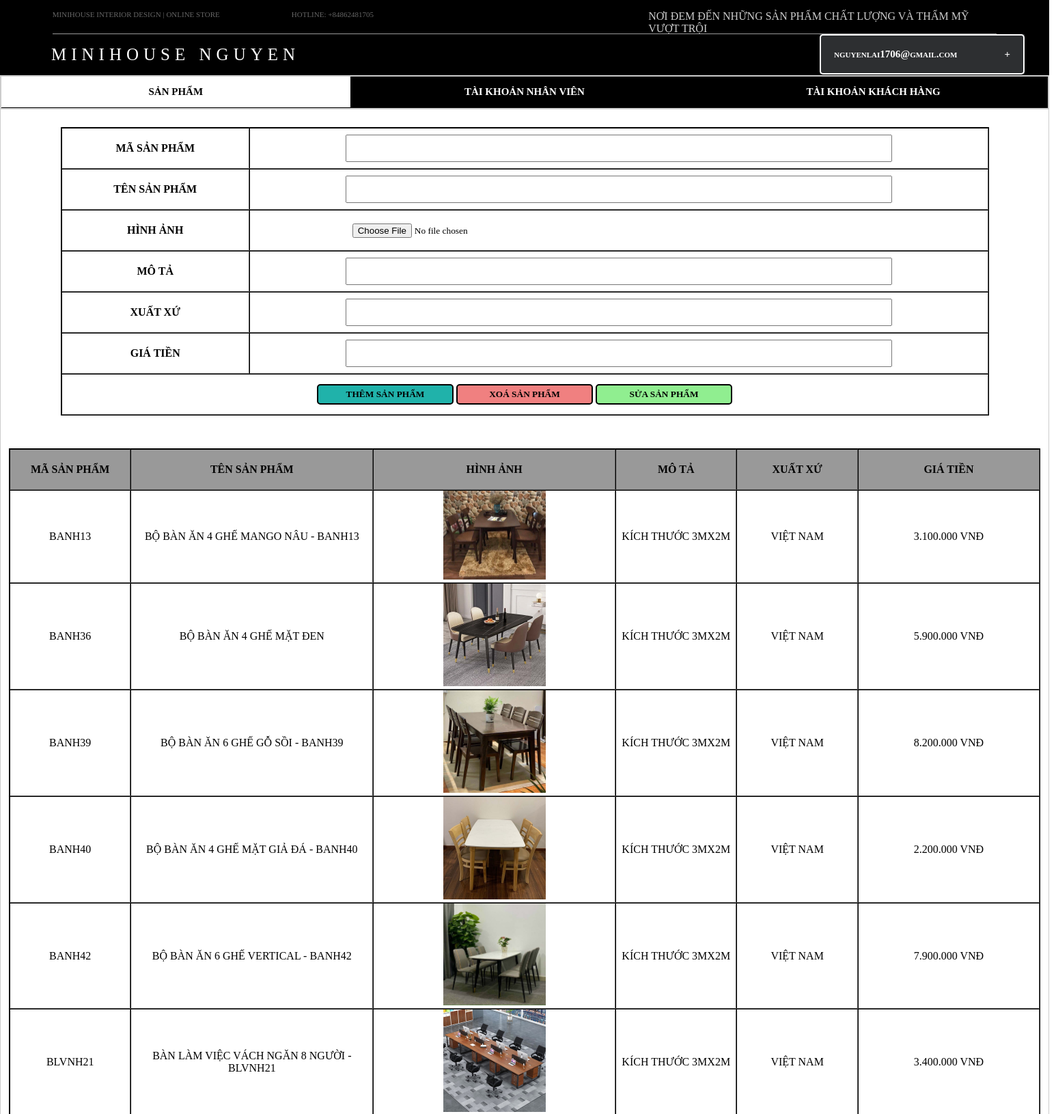
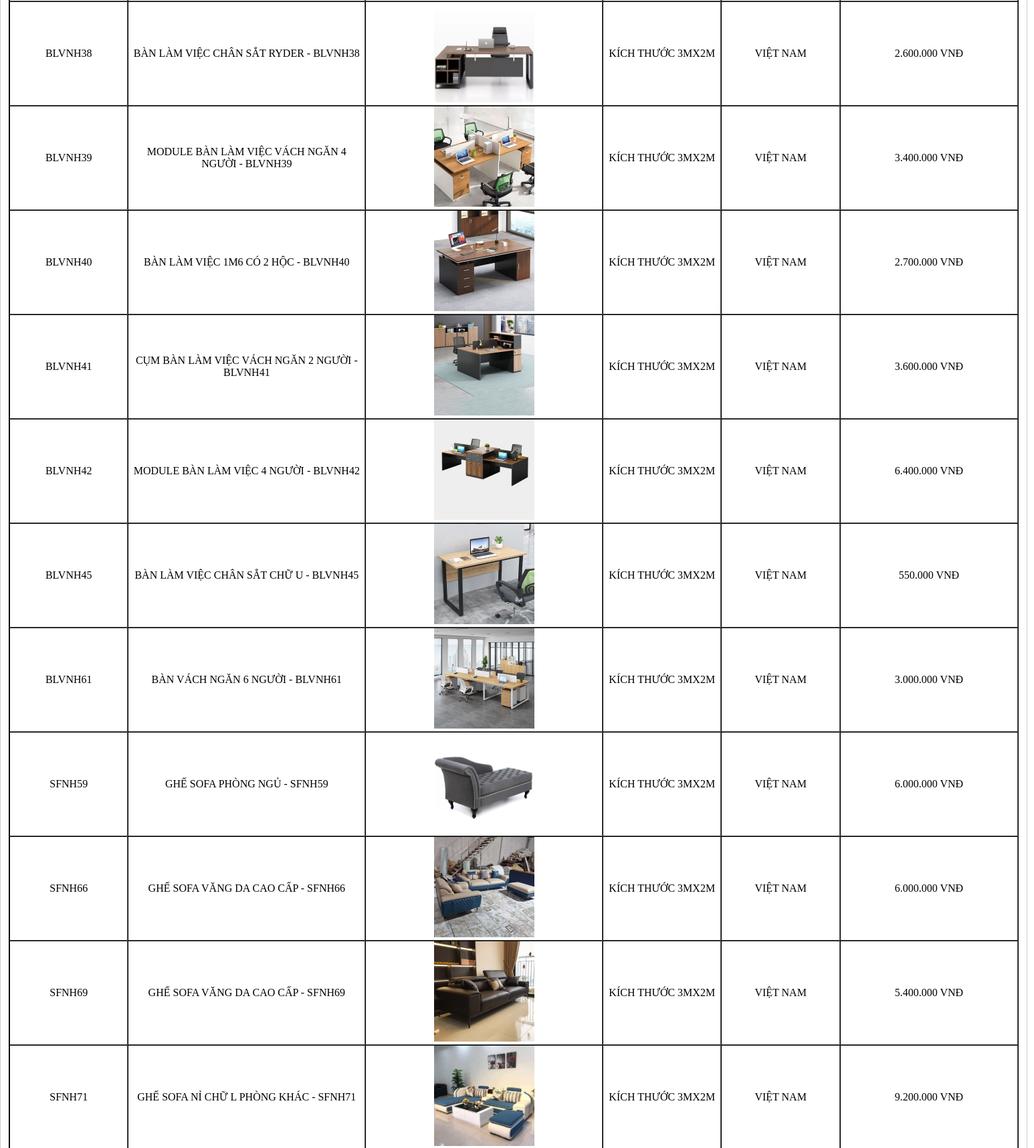
Page /DoAn_CNMoi/Source/admin-page.php (signed in, upper part) on the committed database (2 pictures, top to bottom).
### tables this page shows
CREATE TABLE IF NOT EXISTS `sanpham` (
  `masp` varchar(100) NOT NULL,
  `tensp` varchar(255) NOT NULL,
  `hinhanh` varchar(100) NOT NULL,
  `giatien` float NOT NULL,
  `mota` varchar(255) NOT NULL,
  `xuatxu` varchar(255) NOT NULL,
  `madm_fk` varchar(100) DEFAULT NULL,
  `manv_fk` varchar(100) DEFAULT NULL,
  `makho_fk` varchar(100) DEFAULT NULL,
  PRIMARY KEY (`masp`)
);

### DoAn_CNMoi/controller/clsAdmin.php (the view, shortened to what this page needs)
<?php
    class AdminPage extends myFile{
        function connect() {
            $con = mysqli_connect("localhost", "nguyenhoang", "10897105", "minihouse-website");
            if(!$con) {
                die("Không thể kết nối tới cơ sở dữ liệu");
                exit();
            }
            else {
                mysqli_set_charset($con, "utf8");
                return $con;
            }
        }
        function loadListProduct($sql){
            $link = $this->connect();
            $result = mysqli_query($link,$sql);
            $i = mysqli_num_rows($result);
            if($i>0){
                while($row = mysqli_fetch_array($result)){
                    $masp = $row['masp'];
                    $tensp = $row['tensp'];
                    $hinhanh = $row['hinhanh'];
                    $giatien = $row['giatien'];
                    $mota = $row['mota'];
                    $xuatxu = $row['xuatxu'];
                    echo '<tr>
                            <td>
                                <a class="link-product" href="?masp='.$masp.'">'.$masp.'</a>
                            </td>
                            <td><a class="link-product" href="?masp='.$masp.'">'.$tensp.'</a></td>
                            <td><img src="../img/img_products/'.$hinhanh.'" alt="" width="150px"></td>
                            <td><a class="link-product" href="?masp='.$masp.'">'.$mota.'</a></td>
                            <td><a class="link-product" href="?masp='.$masp.'">'.$xuatxu.'</a></td>
                            <td><a class="link-product" href="?masp='.$masp.'">'.number_format($giatien,0," ",".").' VNĐ</a></td>
                        </tr>';
                }
            }
        }
    }
?>

### DoAn_CNMoi/css/admin-page.css (style rules this page uses)
:root { --background: #000; --color: #fff; --primary-font: Fira sans; }
* { box-sizing: border-box; padding: 0; margin: 0; font-family: Fira sans; }
tr { width: 100%; height: 60px; }
td:nth-child(1), th:nth-child(1) { width: 10%; text-align: center; }
td:nth-child(2), th:nth-child(2) { width: 20%; text-align: center; }
td:nth-child(3), th:nth-child(3) { width: 20%; text-align: center; }
td:nth-child(4), th:nth-child(4) { width: 10%; text-align: center;; }
td:nth-child(5), th:nth-child(5) { width: 10%; text-align: center; }
td:nth-child(6), th:nth-child(6) { width: 15%; text-align: center; }
.link-product { color: #000; text-decoration: none; }

### rows in the picture
sanpham: masp "BANH13", tensp "BỘ BÀN ĂN 4 GHẾ MANGO NÂU - BANH13", hinhanh (picture), mota "KÍCH THƯỚC 3MX2M", xuatxu "VIỆT NAM", giatien "3.100.000"
sanpham: masp "BANH36", tensp "BỘ BÀN ĂN 4 GHẾ MẶT ĐEN", hinhanh (picture), mota "KÍCH THƯỚC 3MX2M", xuatxu "VIỆT NAM", giatien "5.900.000"
sanpham: masp "BANH39", tensp "BỘ BÀN ĂN 6 GHẾ GỖ SỒI - BANH39", hinhanh (picture), mota "KÍCH THƯỚC 3MX2M", xuatxu "VIỆT NAM", giatien "8.200.000"
sanpham: masp "BANH40", tensp "BỘ BÀN ĂN 4 GHẾ MẶT GIẢ ĐÁ - BANH40", hinhanh (picture), mota "KÍCH THƯỚC 3MX2M", xuatxu "VIỆT NAM", giatien "2.200.000"
sanpham: masp "BANH42", tensp "BỘ BÀN ĂN 6 GHẾ VERTICAL - BANH42", hinhanh (picture), mota "KÍCH THƯỚC 3MX2M", xuatxu "VIỆT NAM", giatien "7.900.000"
sanpham: masp "BLVNH21", tensp "BÀN LÀM VIỆC VÁCH NGĂN 8 NGƯỜI - BLVNH21", hinhanh (picture), mota "KÍCH THƯỚC 3MX2M", xuatxu "VIỆT NAM", giatien "3.400.000"
sanpham: masp "BLVNH38", tensp "BÀN LÀM VIỆC CHÂN SẮT RYDER - BLVNH38", hinhanh (picture), mota "KÍCH THƯỚC 3MX2M", xuatxu "VIỆT NAM", giatien "2.600.000"
sanpham: masp "BLVNH39", tensp "MODULE BÀN LÀM VIỆC VÁCH NGĂN 4 NGƯỜI - BLVNH39", hinhanh (picture), mota "KÍCH THƯỚC 3MX2M", xuatxu "VIỆT NAM", giatien "3.400.000"
sanpham: masp "BLVNH40", tensp "BÀN LÀM VIỆC 1M6 CÓ 2 HỘC - BLVNH40", hinhanh (picture), mota "KÍCH THƯỚC 3MX2M", xuatxu "VIỆT NAM", giatien "2.700.000"
sanpham: masp "BLVNH41", tensp "CỤM BÀN LÀM VIỆC VÁCH NGĂN 2 NGƯỜI - BLVNH41", hinhanh (picture), mota "KÍCH THƯỚC 3MX2M", xuatxu "VIỆT NAM", giatien "3.600.000"
sanpham: masp "BLVNH42", tensp "MODULE BÀN LÀM VIỆC 4 NGƯỜI - BLVNH42", hinhanh (picture), mota "KÍCH THƯỚC 3MX2M", xuatxu "VIỆT NAM", giatien "6.400.000"
sanpham: masp "BLVNH45", tensp "BÀN LÀM VIỆC CHÂN SẮT CHỮ U - BLVNH45", hinhanh (picture), mota "KÍCH THƯỚC 3MX2M", xuatxu "VIỆT NAM", giatien "550.000"
sanpham: masp "BLVNH61", tensp "BÀN VÁCH NGĂN 6 NGƯỜI - BLVNH61", hinhanh (picture), mota "KÍCH THƯỚC 3MX2M", xuatxu "VIỆT NAM", giatien "3.000.000"
sanpham: masp "SFNH59", tensp "GHẾ SOFA PHÒNG NGỦ - SFNH59", hinhanh (picture), mota "KÍCH THƯỚC 3MX2M", xuatxu "VIỆT NAM", giatien "6.000.000"
sanpham: masp "SFNH66", tensp "GHẾ SOFA VĂNG DA CAO CẤP - SFNH66", hinhanh (picture), mota "KÍCH THƯỚC 3MX2M", xuatxu "VIỆT NAM", giatien "6.000.000"
sanpham: masp "SFNH69", tensp "GHẾ SOFA VĂNG DA CAO CẤP - SFNH69", hinhanh (picture), mota "KÍCH THƯỚC 3MX2M", xuatxu "VIỆT NAM", giatien "5.400.000"
sanpham: masp "SFNH71", tensp "GHẾ SOFA NỈ CHỮ L PHÒNG KHÁC - SFNH71", hinhanh (picture), mota "KÍCH THƯỚC 3MX2M", xuatxu "VIỆT NAM", giatien "9.200.000"

### other values in the picture
$_SESSION['taikhoan'] "nguyenlai1706@gmail.com"
